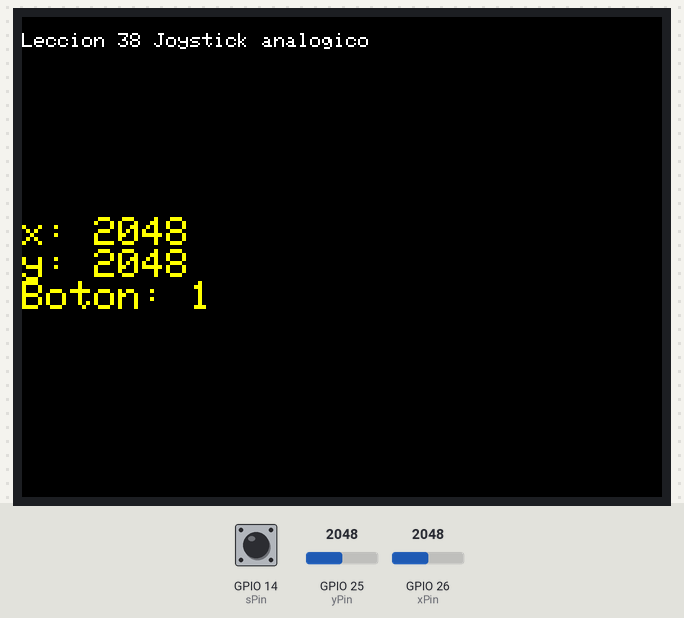
Simulated run of this sketch. Board: ESP32. Parts: 320×240 colour display. Inputs (shaded band) come from the test bench; at power-on: GPIO 25 (yPin) = 2048, GPIO 26 (xPin) = 2048, GPIO 14 (sPin) HIGH. What the sketch prints to the serial monitor is not drawn.

Above: at 1.4 s.
1.5 s: GPIO 25 (yPin) set to 2866
At 2.6 s:
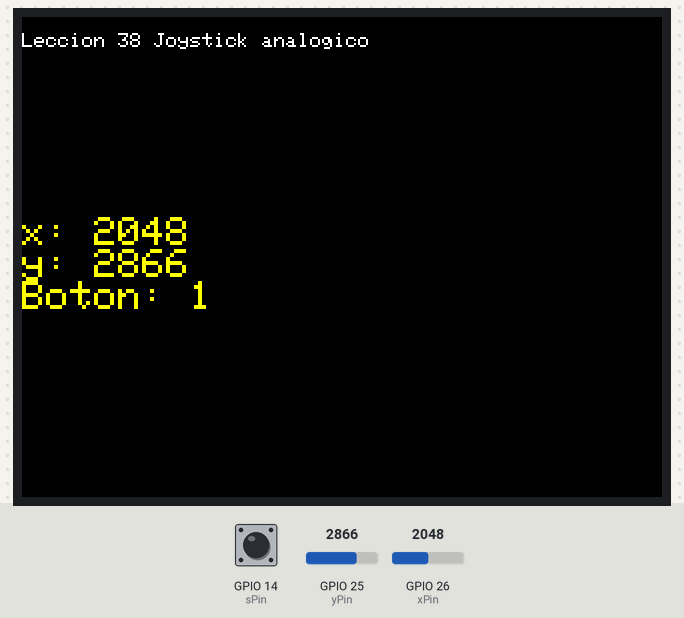
3.3 s: GPIO 26 (xPin) set to 2866
At 4.0 s:
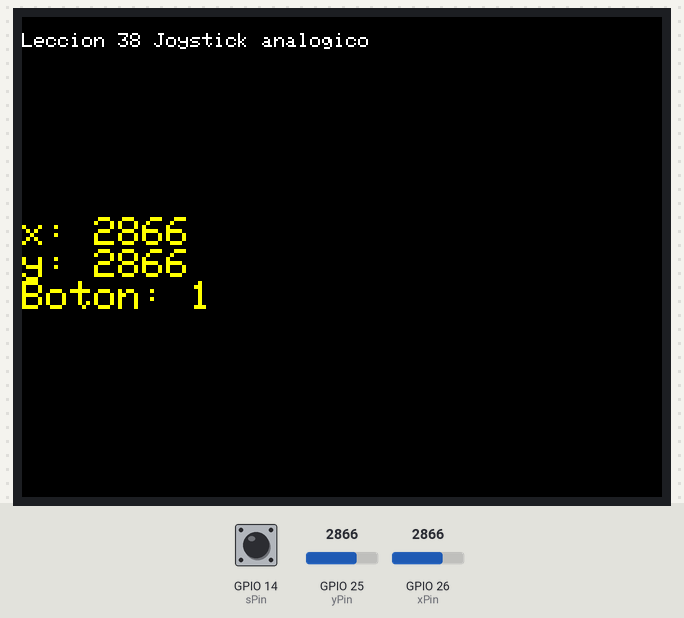
4.9 s: GPIO 14 (sPin) pulled LOW for 0.65 s
7.1 s: GPIO 25 (yPin) set to 3603
At 8.4 s:
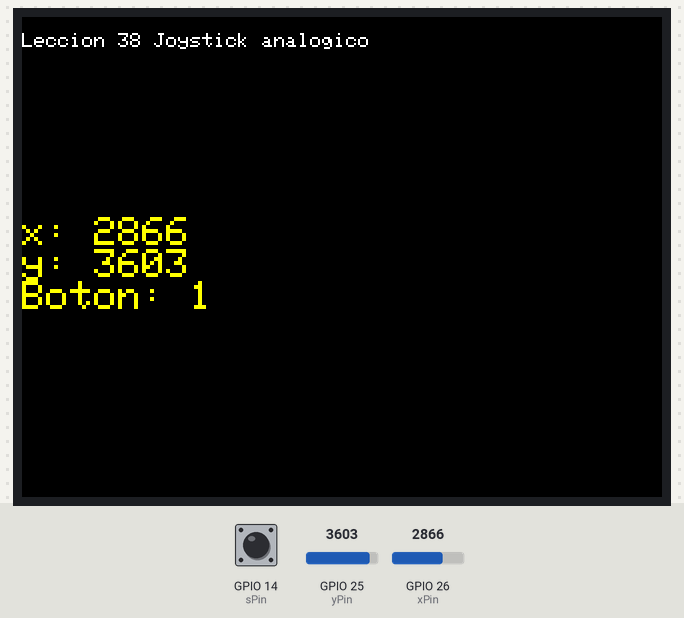
8.7 s: GPIO 14 (sPin) pulled LOW for 1 s
11.3 s: GPIO 26 (xPin) set to 3603
At 12.3 s:
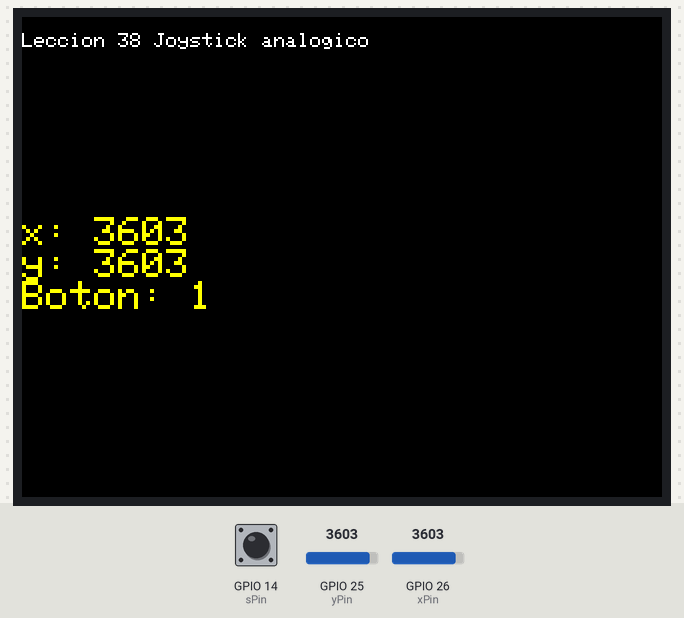
Timing chart, 0 to 13.9 s (numbered marks = the images above; inputs shaded):
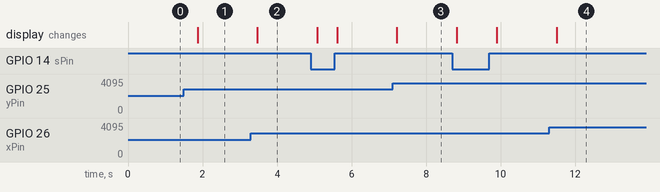

The sketch:

Leccion_38_Joystick_analogico.ino
```cpp
// Placa "ESP32 Dev Module"

#define titleccion "Leccion 38 Joystick analogico"

#include <TFT_eSPI.h> // Hardware-specific library

TFT_eSPI tft = TFT_eSPI();       // Invoke custom library

#define xPin 26
#define yPin 25
#define sPin 14


void setup(void) {
  Serial.begin(115200);

    // Pantalla TFT
  tft.init();
  tft.setRotation(3);
  tft.fillScreen(TFT_BLACK);
  tft.setTextColor(TFT_WHITE);
  tft.setCursor(0, 0);
  tft.setTextSize(1);
  tft.println();
  tft.println(titleccion);
  tft.setTextSize(2);
  tft.setTextColor(TFT_YELLOW);

  // Joystick
  pinMode(xPin, INPUT);
  pinMode(yPin, INPUT);
  pinMode(sPin, INPUT_PULLUP);
}

void loop(void) {

  int x = analogRead(xPin);
  int y = analogRead(yPin);
  int s = digitalRead(sPin);

  Serial.print("x: "); Serial.print(x);
  Serial.print("  y: "); Serial.print(y);
  Serial.print("  s: "); Serial.println(s);

  tft.fillRect(0, 100, 250, 130, TFT_BLACK);
  tft.setCursor(0,100);
  tft.print("x: "); tft.println(x);
  tft.print("y: "); tft.println(y);
  tft.print("Boton: "); tft.println(s);
  delay(500);
  }
```

Measured:
- after the input at 1.5 s, the display: changes after 0.37 s (image 1)
- after the input at 3.3 s, the display: changes after 0.17 s (image 2)
- after the input at 7.1 s, the display: changes after 0.12 s (image 3)
- after the input at 11.3 s, the display: changes after 0.20 s (image 4)
